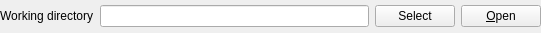
<?xml version="1.0" encoding="UTF-8"?>
<ui version="4.0">
 <class>WorkingDirWidget</class>
 <widget class="QWidget" name="WorkingDirWidget">
  <property name="geometry">
   <rect>
    <x>0</x>
    <y>0</y>
    <width>541</width>
    <height>33</height>
   </rect>
  </property>
  <layout class="QGridLayout" name="gridLayout">
   <property name="leftMargin">
    <number>0</number>
   </property>
   <property name="topMargin">
    <number>0</number>
   </property>
   <property name="rightMargin">
    <number>0</number>
   </property>
   <property name="bottomMargin">
    <number>0</number>
   </property>
   <item row="0" column="0">
    <widget class="QLabel" name="label">
     <property name="text">
      <string>Working directory</string>
     </property>
    </widget>
   </item>
   <item row="0" column="1">
    <widget class="QLineEdit" name="workingDirectoryEdit">
     <property name="readOnly">
      <bool>true</bool>
     </property>
    </widget>
   </item>
   <item row="0" column="2">
    <widget class="QPushButton" name="btnBrowse">
     <property name="text">
      <string>Select</string>
     </property>
    </widget>
   </item>
   <item row="0" column="3">
    <widget class="QPushButton" name="openWorkDirButton">
     <property name="sizePolicy">
      <sizepolicy hsizetype="Minimum" vsizetype="Fixed">
       <horstretch>0</horstretch>
       <verstretch>0</verstretch>
      </sizepolicy>
     </property>
     <property name="text">
      <string>&amp;Open</string>
     </property>
    </widget>
   </item>
  </layout>
 </widget>
 <resources/>
 <connections/>
</ui>
